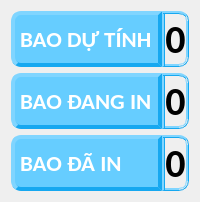
              <widget class="QWidget" name="widget_87" native="true">
               <property name="styleSheet">
                <string notr="true"/>
               </property>
               <layout class="QHBoxLayout" name="horizontalLayout_29" stretch="2,3">
                <property name="spacing">
                 <number>0</number>
                </property>
                <item>
                 <widget class="QWidget" name="widget_88" native="true">
                  <property name="styleSheet">
                   <string notr="true">#label_31, #label_32, #label_33 {
	border-top-left-radius: 10px;
	border-bottom-left-radius: 10px;
	border-right: 4px outset  #16a8f0;
	border-left: 4px outset  #16a8f0;
	border-top:4px outset  #16a8f0;
	border-bottom: 4px outset  #16a8f0;
	background-color: #66cdff;
	color: #fff;
}
</string>
                  </property>
                  <layout class="QVBoxLayout" name="verticalLayout_60">
                   <property name="leftMargin">
                    <number>0</number>
                   </property>
                   <property name="topMargin">
                    <number>0</number>
                   </property>
                   <property name="rightMargin">
                    <number>0</number>
                   </property>
                   <property name="bottomMargin">
                    <number>0</number>
                   </property>
                   <item>
                    <widget class="QLabel" name="label_31">
                     <property name="font">
                      <font>
                       <family>Calibri</family>
                       <pointsize>17</pointsize>
                       <weight>75</weight>
                       <bold>true</bold>
                      </font>
                     </property>
                     <property name="text">
                      <string>BAO DỰ TÍNH</string>
                     </property>
                     <property name="alignment">
                      <set>Qt::AlignLeading|Qt::AlignLeft|Qt::AlignVCenter</set>
                     </property>
                     <property name="margin">
                      <number>10</number>
                     </property>
                    </widget>
                   </item>
                   <item>
                    <widget class="QLabel" name="label_32">
                     <property name="font">
                      <font>
                       <family>Calibri</family>
                       <pointsize>17</pointsize>
                       <weight>75</weight>
                       <bold>true</bold>
                      </font>
                     </property>
                     <property name="text">
                      <string>BAO ĐANG IN</string>
                     </property>
                     <property name="alignment">
                      <set>Qt::AlignLeading|Qt::AlignLeft|Qt::AlignVCenter</set>
                     </property>
                     <property name="margin">
                      <number>10</number>
                     </property>
                    </widget>
                   </item>
                   <item>
                    <widget class="QLabel" name="label_33">
                     <property name="font">
                      <font>
                       <family>Calibri</family>
                       <pointsize>17</pointsize>
                       <weight>75</weight>
                       <bold>true</bold>
                      </font>
                     </property>
                     <property name="text">
                      <string>BAO ĐÃ IN</string>
                     </property>
                     <property name="alignment">
                      <set>Qt::AlignLeading|Qt::AlignLeft|Qt::AlignVCenter</set>
                     </property>
                     <property name="margin">
                      <number>10</number>
                     </property>
                    </widget>
                   </item>
                  </layout>
                 </widget>
                </item>
                <item>
                 <widget class="QWidget" name="widget_89" native="true">
                  <property name="styleSheet">
                   <string notr="true">#txtBaoDangIn4, #txtBaoDaIn4, #txtBaoDuTinh4 {
	border-top-right-radius: 10px;
	border-bottom-right-radius: 10px;
	border-right: 3px ridge #16a8f0;
	border-left: 3px ridge #16a8f0;
	border-top: 3px ridge #16a8f0;
	border-bottom: 3px ridge #16a8f0;
}
</string>
                  </property>
                  <layout class="QVBoxLayout" name="verticalLayout_61">
                   <property name="leftMargin">
                    <number>0</number>
                   </property>
                   <property name="topMargin">
                    <number>0</number>
                   </property>
                   <property name="rightMargin">
                    <number>0</number>
                   </property>
                   <property name="bottomMargin">
                    <number>0</number>
                   </property>
                   <item>
                    <widget class="QLabel" name="txtBaoDuTinh4">
                     <property name="font">
                      <font>
                       <family>Calibri</family>
                       <pointsize>30</pointsize>
                       <weight>75</weight>
                       <bold>true</bold>
                      </font>
                     </property>
                     <property name="text">
                      <string>0</string>
                     </property>
                     <property name="alignment">
                      <set>Qt::AlignCenter</set>
                     </property>
                     <property name="margin">
                      <number>5</number>
                     </property>
                    </widget>
                   </item>
                   <item>
                    <widget class="QLabel" name="txtBaoDangIn4">
                     <property name="font">
                      <font>
                       <family>Calibri</family>
                       <pointsize>30</pointsize>
                       <weight>75</weight>
                       <bold>true</bold>
                      </font>
                     </property>
                     <property name="text">
                      <string>0</string>
                     </property>
                     <property name="alignment">
                      <set>Qt::AlignCenter</set>
                     </property>
                     <property name="margin">
                      <number>5</number>
                     </property>
                    </widget>
                   </item>
                   <item>
                    <widget class="QLabel" name="txtBaoDaIn4">
                     <property name="font">
                      <font>
                       <family>Calibri</family>
                       <pointsize>30</pointsize>
                       <weight>75</weight>
                       <bold>true</bold>
                      </font>
                     </property>
                     <property name="text">
                      <string>0</string>
                     </property>
                     <property name="alignment">
                      <set>Qt::AlignCenter</set>
                     </property>
                     <property name="margin">
                      <number>5</number>
                     </property>
                    </widget>
                   </item>
                  </layout>
                 </widget>
                </item>
               </layout>
              </widget>
